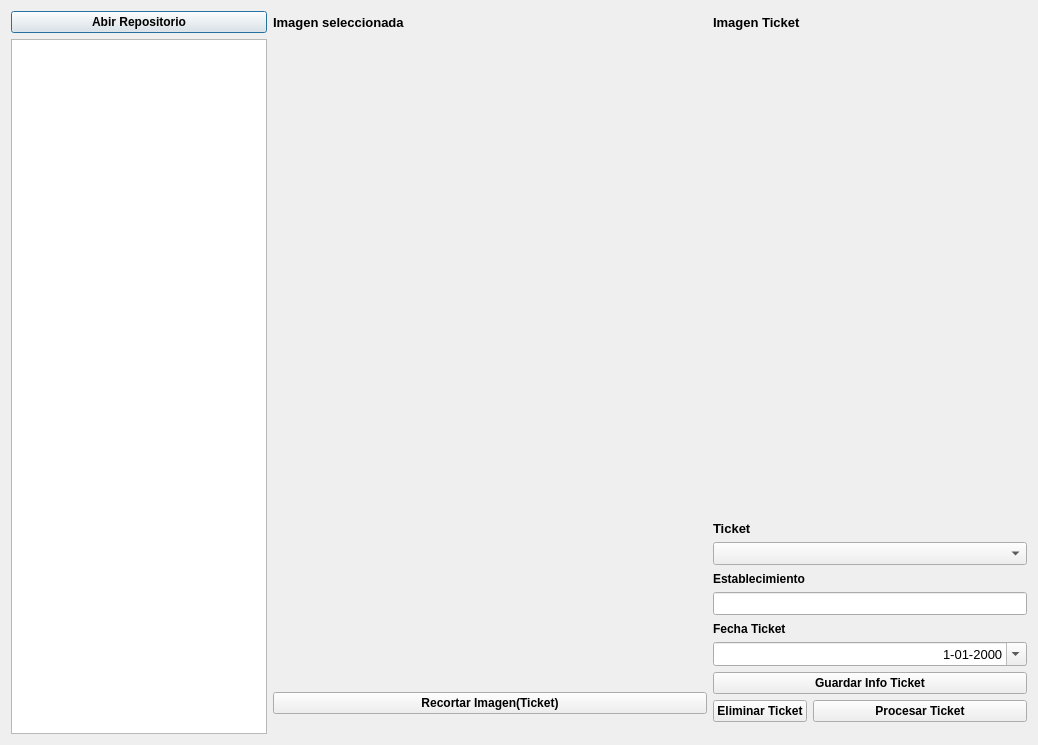
<?xml version="1.0" encoding="UTF-8"?>
<ui version="4.0">
 <class>Dialog</class>
 <widget class="QDialog" name="Dialog">
  <property name="windowModality">
   <enum>Qt::ApplicationModal</enum>
  </property>
  <property name="geometry">
   <rect>
    <x>0</x>
    <y>0</y>
    <width>1038</width>
    <height>745</height>
   </rect>
  </property>
  <property name="font">
   <font>
    <pointsize>10</pointsize>
    <weight>50</weight>
    <bold>false</bold>
   </font>
  </property>
  <property name="windowTitle">
   <string>Dialog</string>
  </property>
  <property name="sizeGripEnabled">
   <bool>false</bool>
  </property>
  <property name="modal">
   <bool>false</bool>
  </property>
  <layout class="QGridLayout" name="gridLayout">
   <item row="8" column="3">
    <widget class="QLabel" name="label">
     <property name="sizePolicy">
      <sizepolicy hsizetype="Minimum" vsizetype="Minimum">
       <horstretch>0</horstretch>
       <verstretch>0</verstretch>
      </sizepolicy>
     </property>
     <property name="maximumSize">
      <size>
       <width>150</width>
       <height>15</height>
      </size>
     </property>
     <property name="font">
      <font>
       <pointsize>9</pointsize>
       <weight>75</weight>
       <bold>true</bold>
      </font>
     </property>
     <property name="text">
      <string>Establecimiento</string>
     </property>
    </widget>
   </item>
   <item row="12" column="3" colspan="2">
    <widget class="QPushButton" name="btnGurdarInfo">
     <property name="font">
      <font>
       <pointsize>9</pointsize>
       <weight>75</weight>
       <bold>true</bold>
      </font>
     </property>
     <property name="focusPolicy">
      <enum>Qt::NoFocus</enum>
     </property>
     <property name="text">
      <string>Guardar Info Ticket</string>
     </property>
     <property name="autoDefault">
      <bool>true</bool>
     </property>
    </widget>
   </item>
   <item row="6" column="3">
    <widget class="QLabel" name="label_ticket">
     <property name="sizePolicy">
      <sizepolicy hsizetype="Minimum" vsizetype="Minimum">
       <horstretch>10</horstretch>
       <verstretch>10</verstretch>
      </sizepolicy>
     </property>
     <property name="maximumSize">
      <size>
       <width>60</width>
       <height>15</height>
      </size>
     </property>
     <property name="font">
      <font>
       <pointsize>10</pointsize>
       <weight>75</weight>
       <bold>true</bold>
      </font>
     </property>
     <property name="text">
      <string>Ticket</string>
     </property>
    </widget>
   </item>
   <item row="2" column="0" rowspan="14">
    <widget class="QListWidget" name="listImagenes">
     <property name="enabled">
      <bool>true</bool>
     </property>
     <property name="sizePolicy">
      <sizepolicy hsizetype="Fixed" vsizetype="Expanding">
       <horstretch>0</horstretch>
       <verstretch>0</verstretch>
      </sizepolicy>
     </property>
    </widget>
   </item>
   <item row="0" column="3">
    <widget class="QLabel" name="label_3">
     <property name="font">
      <font>
       <pointsize>10</pointsize>
       <weight>75</weight>
       <bold>true</bold>
      </font>
     </property>
     <property name="text">
      <string>Imagen Ticket</string>
     </property>
    </widget>
   </item>
   <item row="0" column="1">
    <widget class="QLabel" name="label_4">
     <property name="font">
      <font>
       <pointsize>10</pointsize>
       <weight>75</weight>
       <bold>true</bold>
      </font>
     </property>
     <property name="text">
      <string>Imagen seleccionada</string>
     </property>
    </widget>
   </item>
   <item row="7" column="3" colspan="2">
    <widget class="QComboBox" name="comboTicket">
     <property name="editable">
      <bool>false</bool>
     </property>
     <property name="currentText">
      <string/>
     </property>
    </widget>
   </item>
   <item row="0" column="0">
    <widget class="QPushButton" name="botonAbrir">
     <property name="font">
      <font>
       <pointsize>9</pointsize>
       <weight>75</weight>
       <bold>true</bold>
      </font>
     </property>
     <property name="text">
      <string>Abir Repositorio</string>
     </property>
    </widget>
   </item>
   <item row="12" column="1" rowspan="4" colspan="2">
    <widget class="QPushButton" name="recortarTicket">
     <property name="maximumSize">
      <size>
       <width>860</width>
       <height>16777215</height>
      </size>
     </property>
     <property name="font">
      <font>
       <pointsize>9</pointsize>
       <weight>75</weight>
       <bold>true</bold>
      </font>
     </property>
     <property name="text">
      <string>Recortar Imagen(Ticket)</string>
     </property>
    </widget>
   </item>
   <item row="10" column="3">
    <widget class="QLabel" name="label_2">
     <property name="maximumSize">
      <size>
       <width>16777215</width>
       <height>15</height>
      </size>
     </property>
     <property name="font">
      <font>
       <pointsize>9</pointsize>
       <weight>75</weight>
       <bold>true</bold>
      </font>
     </property>
     <property name="text">
      <string>Fecha Ticket</string>
     </property>
    </widget>
   </item>
   <item row="11" column="3" colspan="2">
    <widget class="QDateEdit" name="fechaEdit">
     <property name="wrapping">
      <bool>true</bool>
     </property>
     <property name="alignment">
      <set>Qt::AlignRight|Qt::AlignTrailing|Qt::AlignVCenter</set>
     </property>
     <property name="readOnly">
      <bool>false</bool>
     </property>
     <property name="buttonSymbols">
      <enum>QAbstractSpinBox::PlusMinus</enum>
     </property>
     <property name="showGroupSeparator" stdset="0">
      <bool>false</bool>
     </property>
     <property name="currentSection">
      <enum>QDateTimeEdit::DaySection</enum>
     </property>
     <property name="displayFormat">
      <string notr="true">d-MM-yyyy</string>
     </property>
     <property name="calendarPopup">
      <bool>true</bool>
     </property>
    </widget>
   </item>
   <item row="2" column="3" rowspan="4" colspan="2">
    <widget class="QLabel" name="img_ticket">
     <property name="sizePolicy">
      <sizepolicy hsizetype="Maximum" vsizetype="Minimum">
       <horstretch>0</horstretch>
       <verstretch>1</verstretch>
      </sizepolicy>
     </property>
     <property name="maximumSize">
      <size>
       <width>710</width>
       <height>860</height>
      </size>
     </property>
     <property name="text">
      <string/>
     </property>
    </widget>
   </item>
   <item row="9" column="3" colspan="2">
    <widget class="QLineEdit" name="establecimientoEdit">
     <property name="sizePolicy">
      <sizepolicy hsizetype="Minimum" vsizetype="Fixed">
       <horstretch>0</horstretch>
       <verstretch>0</verstretch>
      </sizepolicy>
     </property>
    </widget>
   </item>
   <item row="2" column="1" rowspan="9" colspan="2">
    <widget class="QLabel" name="imagen_1">
     <property name="sizePolicy">
      <sizepolicy hsizetype="Preferred" vsizetype="Preferred">
       <horstretch>0</horstretch>
       <verstretch>1</verstretch>
      </sizepolicy>
     </property>
     <property name="maximumSize">
      <size>
       <width>710</width>
       <height>850</height>
      </size>
     </property>
     <property name="text">
      <string/>
     </property>
    </widget>
   </item>
   <item row="13" column="3">
    <widget class="QPushButton" name="btnEliminarTicket">
     <property name="font">
      <font>
       <pointsize>9</pointsize>
       <weight>75</weight>
       <bold>true</bold>
      </font>
     </property>
     <property name="text">
      <string>Eliminar Ticket</string>
     </property>
    </widget>
   </item>
   <item row="13" column="4">
    <widget class="QPushButton" name="btnvistaTicket">
     <property name="font">
      <font>
       <pointsize>9</pointsize>
       <weight>75</weight>
       <bold>true</bold>
      </font>
     </property>
     <property name="text">
      <string>Procesar Ticket</string>
     </property>
    </widget>
   </item>
  </layout>
 </widget>
 <resources/>
 <connections/>
</ui>
